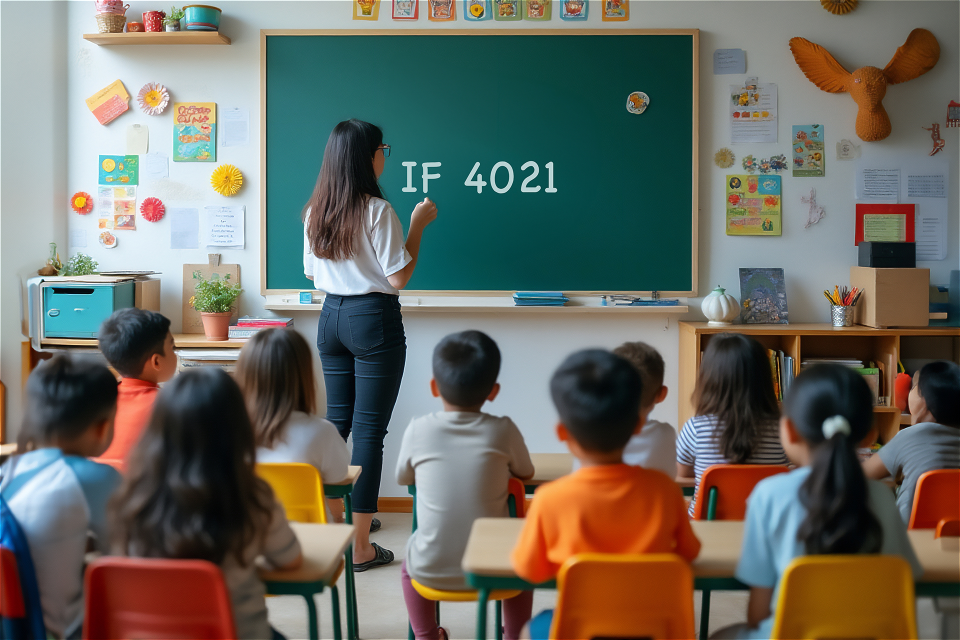
#> input picture material/week5/attachment/sample-b-img-if4021.jpg, 1920 x 1280 px (shown at 1/2 size)
$ jupyter execute 121140068.ipynb
#> lines starting #> are read from the running program, lines starting #| are printed output that depends on the picture
Arsyadana Estu Aziz
121140068

## Class Activity
Pada kelas hari ini, akan digunakan sebuah image, dan akan dilakukan proses untuk timpa teks

## Menggunakan x, y, w, h

[cell 1]
import cv2
import os
import matplotlib.pyplot as plt

image_path = os.path.join(os.getcwd(), 'attachment', 'sample-b-img-if4021.jpg')

yellow = [255, 255, 0] ## Fans Man City
red = [255, 0, 0] ## Fans MU

img = cv2.imread(image_path)
#> img is the input picture: shape (1280, 1920, 3); mean B, G, R 97.4, 106.1, 105.8
img = cv2.cvtColor(img, cv2.COLOR_BGR2RGB)

height, width, channels = img.shape
#> height = 1280; width = 1920; channels = 3

# Print the dimensions
print(f'Width: {width}, Height: {height}')
#| Width: 1920, Height: 1280

x, y , w, h = 800, 250, 320, 180
img[y:y+h, x:x+w] = yellow

plt.figure(figsize=(5, 5))
plt.imshow(img)
plt.axis('off')
plt.show()

## Menggunakan X1, X2, Y1, Y2

[cell 2]
import cv2
import os
import matplotlib.pyplot as plt

image_path = os.path.join(os.getcwd(), 'attachment', 'sample-b-img-if4021.jpg')

yellow = [255, 255, 0] ## Fans Man City
red = [255, 0, 0] ## Fans MU

img = cv2.imread(image_path)
img = cv2.cvtColor(img, cv2.COLOR_BGR2RGB)

height, width, channels = img.shape

# Print the dimensions
print(f'Width: {width}, Height: {height}')
#| Width: 1920, Height: 1280

x, y , w, h = 800, 250, 320, 180
img[y:y+h, x:x+w] = yellow

x1, x2 , y1, y2 = 1230, 1320, 150, 250
img[y1:y2, x1:x2] = red
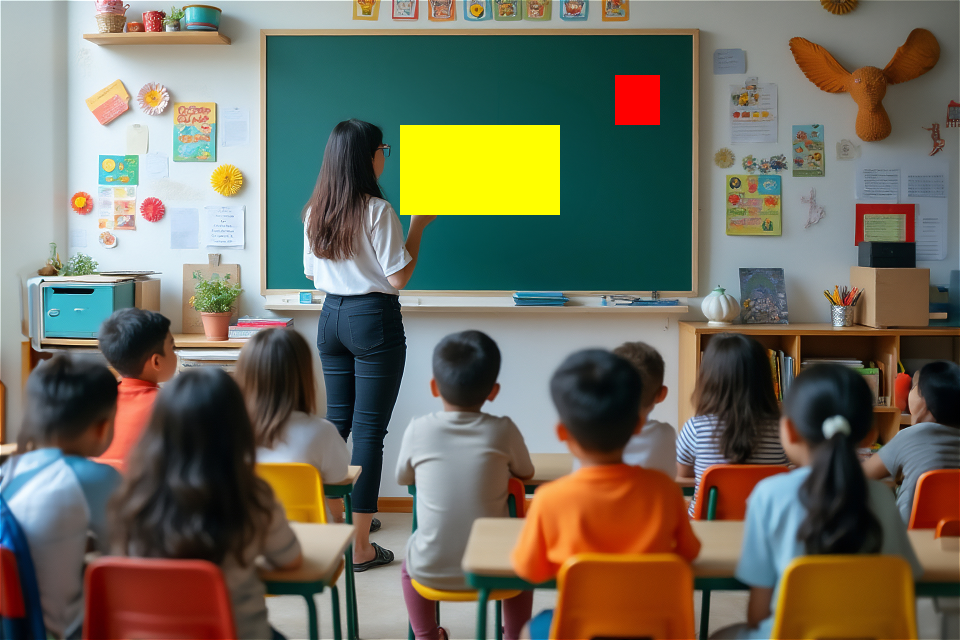
#> img: shape (1280, 1920, 3) (shown at 1/2 size); mean R, G, B 111.8, 109.5, 94.9

plt.figure(figsize=(5, 5))
plt.imshow(img)
plt.axis('off')
plt.show()


$ run again, with material/week5/attachment/sample-a-img-if4021.jpg copied over material/week5/attachment/sample-b-img-if4021.jpg
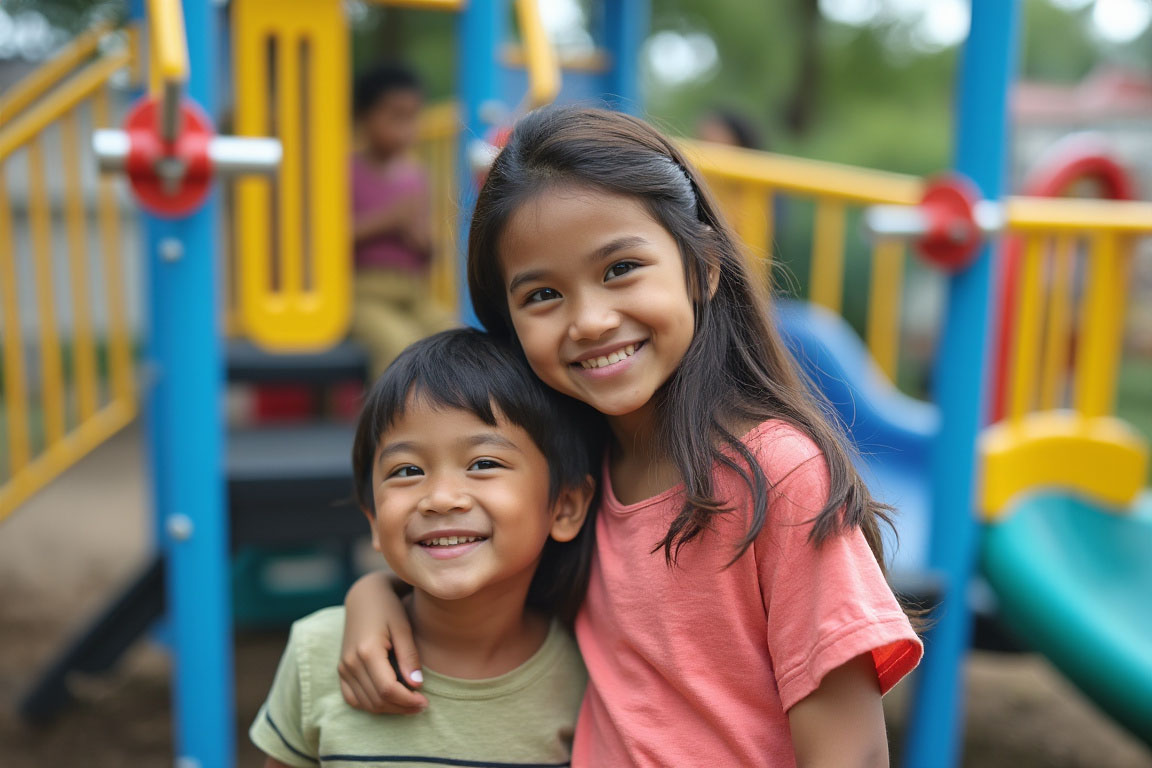
#> input picture material/week5/attachment/sample-a-img-if4021.jpg, 1152 x 768 px
#> img is the input picture: shape (768, 1152, 3); mean B, G, R 101.2, 116.6, 121.4
#| Width: 1152, Height: 768
#> `img[y:y+h, x:x+w] = yellow`:
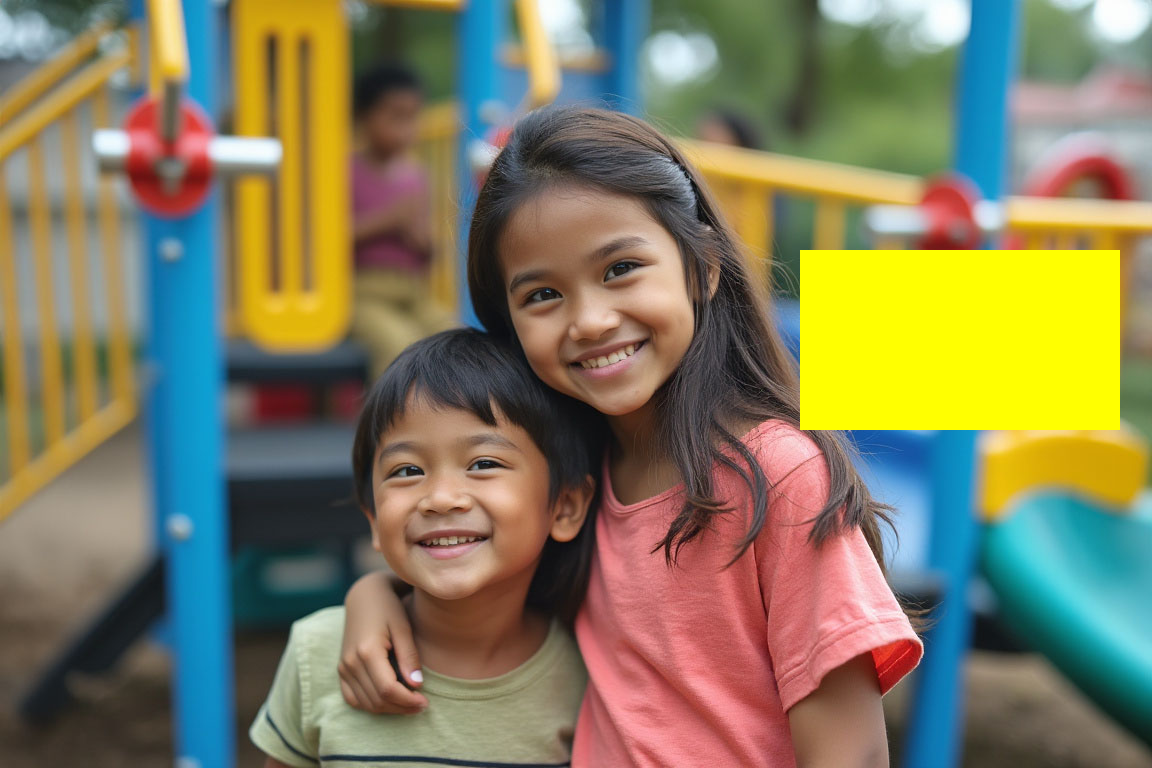
#> img: shape (768, 1152, 3); mean R, G, B 129.5, 124.6, 94.4
#| Width: 1152, Height: 768
